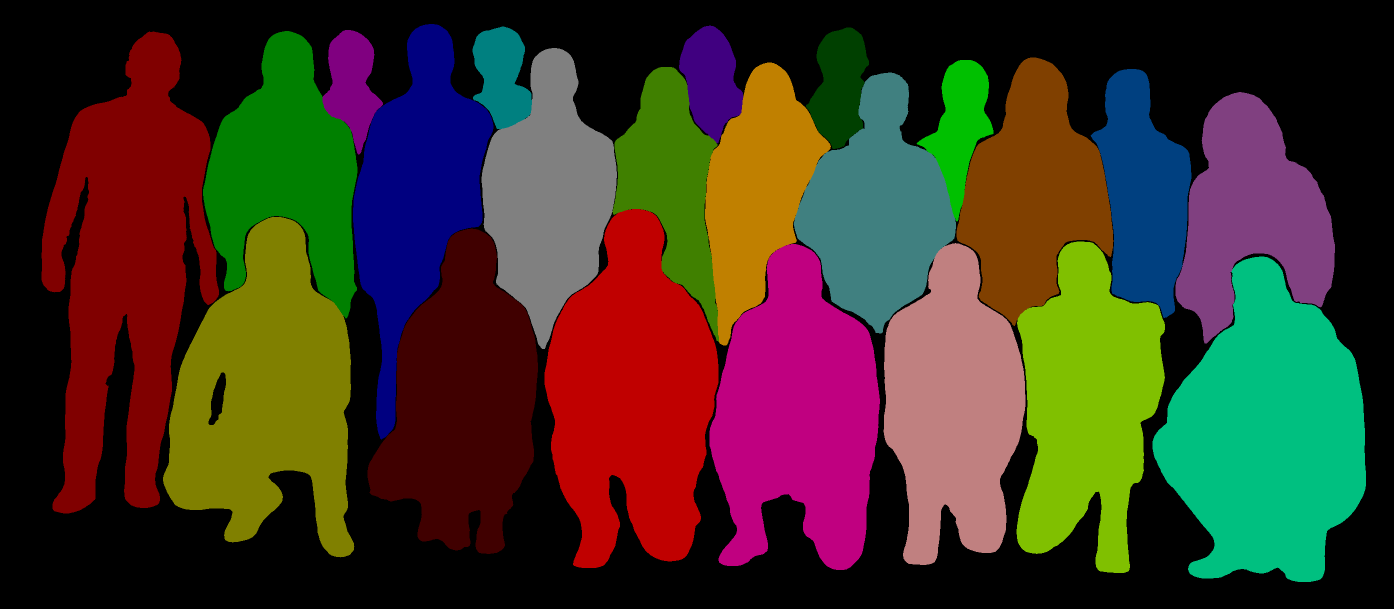
#> input picture assets/images/group-2023/xmem_masks_handtuned.png, 2788 x 1218 px (shown at 1/2 size)
$ python getpolys.py
#> lines starting #> are read from the running program, lines starting #| are printed output that depends on the picture; after the words box and inside, x2 and y2 are one past the last pixel; in counts of white or black regions, pixels touching at a corner belong together
import cv2

im = cv2.imread("xmem_masks_handtuned.png")
#> im is the input picture: shape (1218, 2788, 3); mean B, G, R 36.7, 51.9, 65.5

colors = set()

for row in im:
    for pixel in row:
        colors.add(tuple([int(p) for p in pixel]))
#> after the loop, colors = 23 items
colors.remove((0, 0, 0))
assert len(colors) == 22

names = (
    "Martin, Jingxuan, Robin, Yuhao, Mark, Mislav, Batuhan, Marc, Timon, Anouk,"
    " SamuelSimko, Hanna, Benjamin, Jasper, Max, Nikola, Luca, Momchil, Slobodan,"
    " Tobias, MarkVero, Fiorella"
)
names = [n.strip() for n in names.split(",")]

cons = []
for i, c in enumerate(colors):
    mask = cv2.inRange(im, c, c)
    contours, _ = cv2.findContours(mask, cv2.RETR_TREE, cv2.CHAIN_APPROX_SIMPLE)
    con = contours[0]
    cons.append(con)
#> this loop made 22 passes
#> c on passes 1 to 12: (128, 128, 0), (128, 64, 0), (128, 128, 64), (128, 0, 0), (128, 128, 128), (128, 64, 128), (128, 0, 64), (128, 128, 192), (128, 0, 128), (128, 0, 192), (0, 192, 0), (0, 128, 0)
#> pass 1, `mask = cv2.inRange(im, c, c)`:
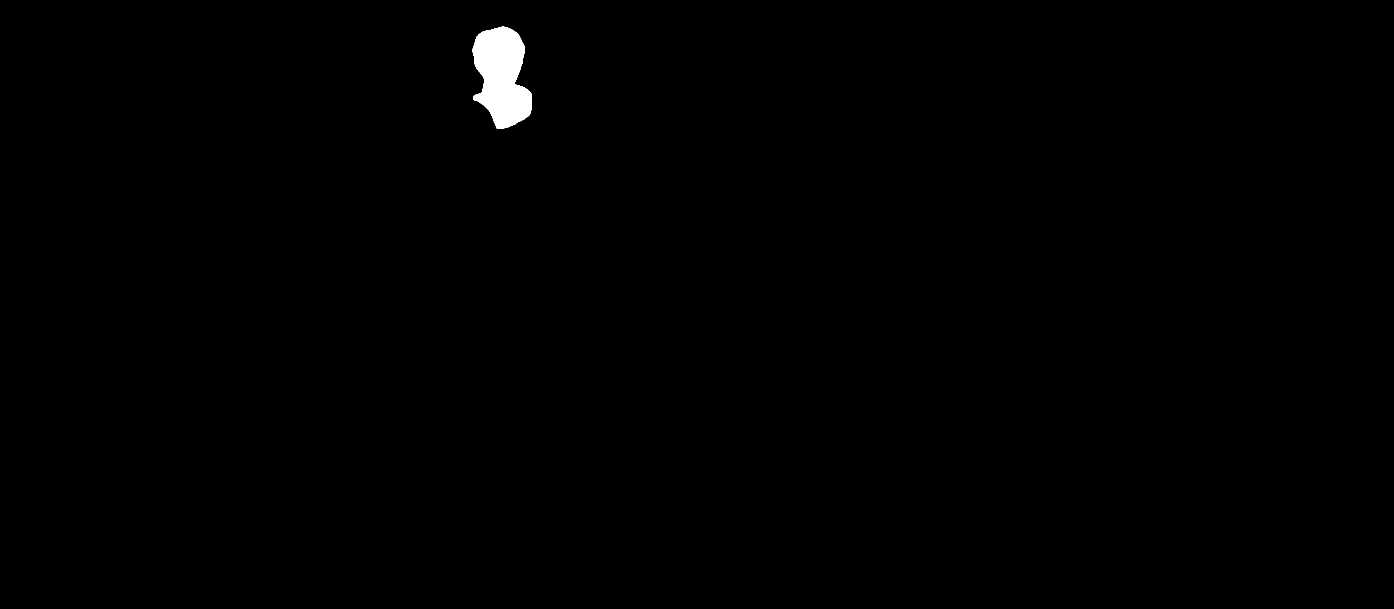
#> mask: shape (1218, 2788) (shown at 1/2 size); 0.5% white; 1 white region, box (x1, y1, x2, y2) and area: (945, 53, 1064, 258) 16853
#> pass 2, `mask = cv2.inRange(im, c, c)`:
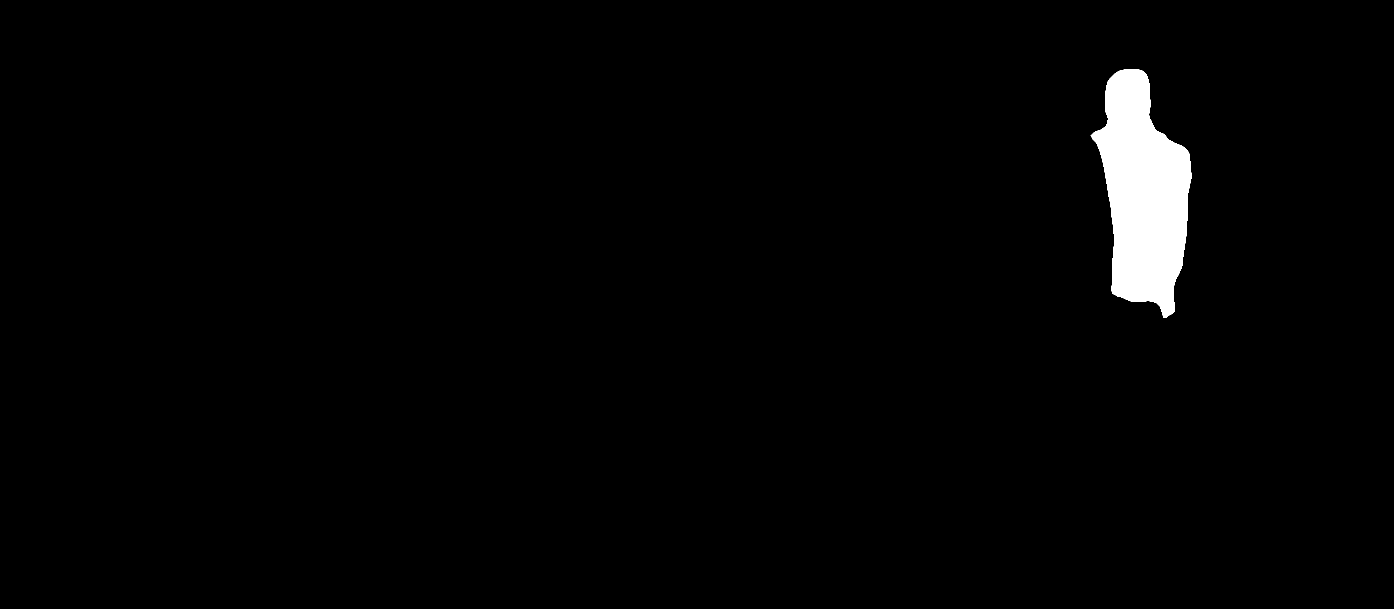
#> mask: shape (1218, 2788) (shown at 1/2 size); 1.8% white; 1 white region, box (x1, y1, x2, y2) and area: (2181, 138, 2383, 636) 62373
#> pass 3, `mask = cv2.inRange(im, c, c)`:
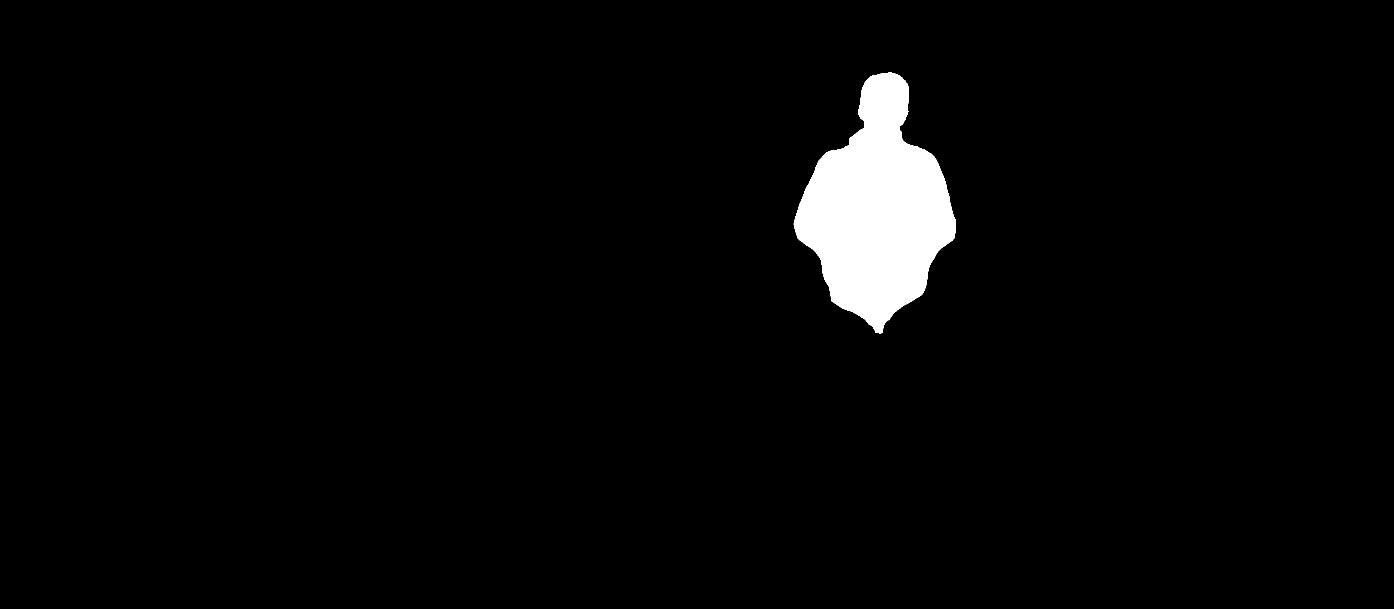
#> mask: shape (1218, 2788) (shown at 1/2 size); 2.8% white; 1 white region, box (x1, y1, x2, y2) and area: (1587, 145, 1912, 667) 96546
#> after the loop:
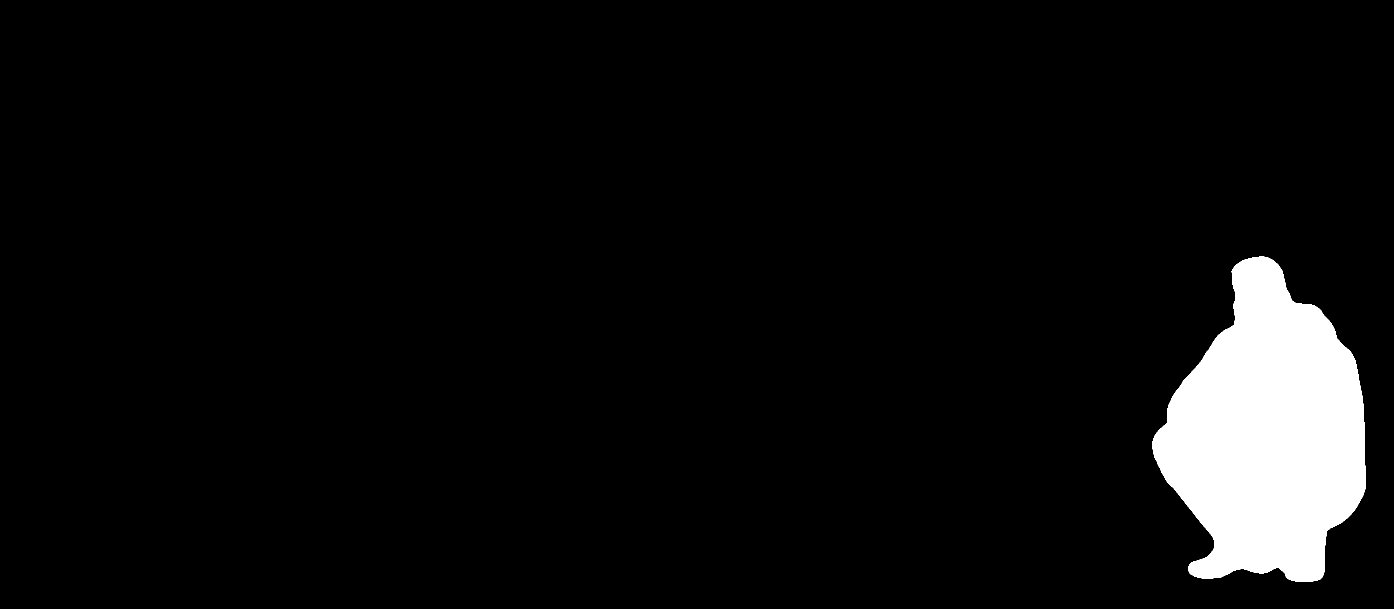
#> mask: shape (1218, 2788) (shown at 1/2 size); 5.4% white; 1 white region
#> after the loop, cons = 22 contours; largest, box (x1, y1, x2, y2) and area: (83, 63, 438, 1027) 190488, (2305, 513, 2732, 1164) 182945, (1089, 418, 1437, 1136) 169478, (326, 434, 709, 1115) 164649, (1419, 488, 1760, 1140) 151152
cons = list(sorted(cons, key=lambda c: c[:, :, 0].min()))


polys = []
for i, con in enumerate(cons):
    # cv2.drawContours(im, [con], 0, (0, 255, 0), 3)
    # cv2.imwrite(f"polys{i}.png", im)
    cc = ",".join([",".join([str(n) for n in p[0]]) for p in con.tolist()])
    print(f"{names[i]};{cc}", end="")
    if i < len(cons) - 1:
        print("")
#> this loop made 22 passes
#> (printed output is left out)
